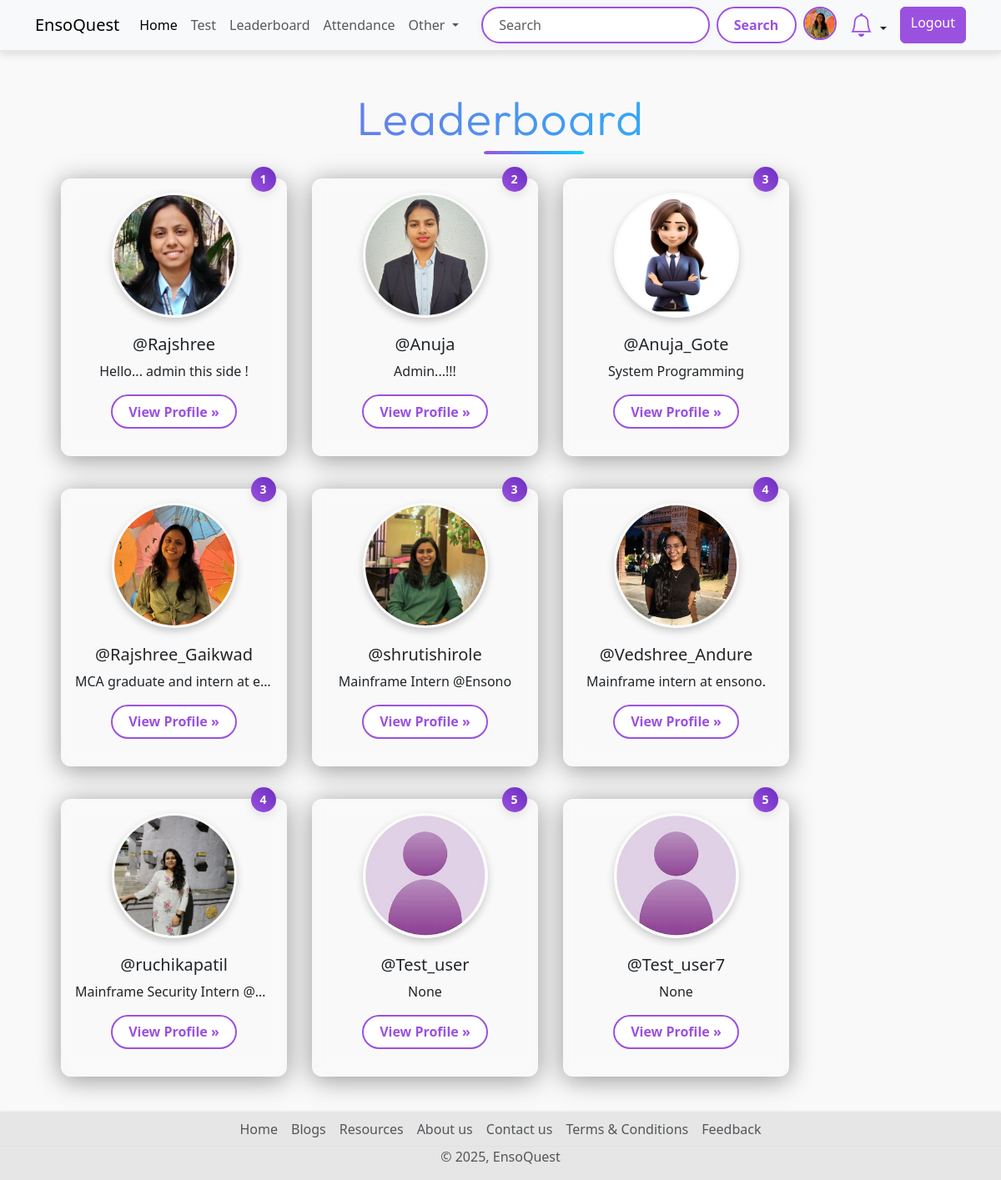
The page /leaderboard (signed in) on the database as committed earlier.
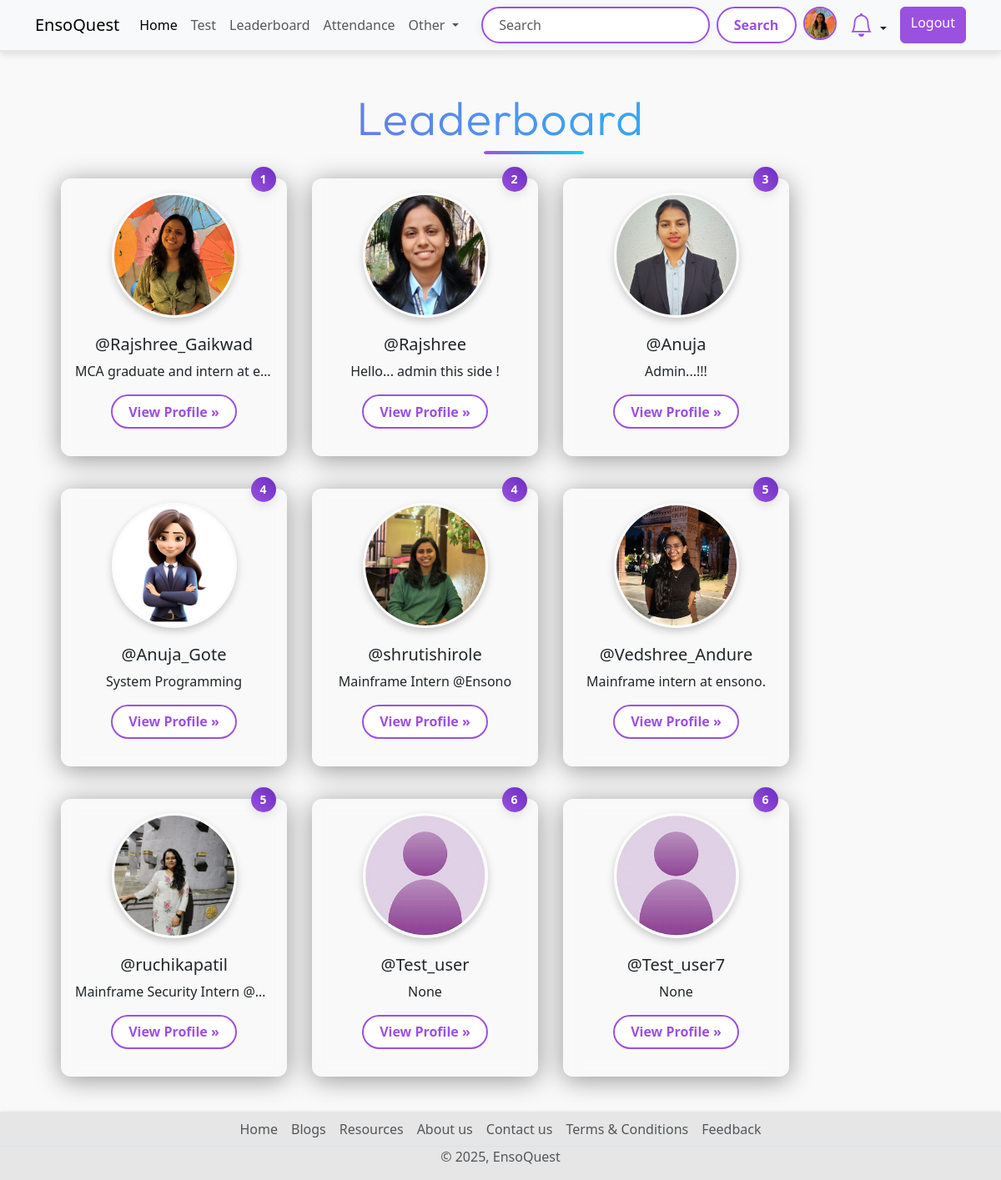
The same page on the database as committed later.
### account/models.py (models this page shows, shortened)
class Profile(models.Model):
    user = models.OneToOneField(User,on_delete=models.CASCADE, null=True,verbose_name='User Object')
    position = models.CharField(max_length=100,blank=True,null=True)
    bio = models.TextField(blank=True,null=True)
    profile_img = models.ImageField(upload_to='profile_image', default='user.png',blank=True,null=True,verbose_name= 'Profile Pic')

### quiz/models.py (models this page shows, shortened)
class UserRank(models.Model):
    user = models.OneToOneField(User, on_delete=models.CASCADE)
    rank = models.IntegerField(null=True, blank=True)
    total_score = models.IntegerField(null=True, blank=True)

### base/views.py (the view)
# urls.py: path('leaderboard', views.leaderboard_view, name='leaderboard'),
@login_required(login_url="login")
def leaderboard_view(request):
    user_object = request.user
    user_profile = request.user.profile
    leaderboard_users = UserRank.objects.order_by('rank')
    context = {"leaderboard_users":leaderboard_users}
    return render(request, "Leaderboard.html", context)

### base/context_processors.py (called while the page is built)
def notification_count(request):
    if request.user.is_authenticated:
        unread_count = Notification.objects.filter(user=request.user, is_read=False).count()
        return {'unread_notification_count': unread_count}
    return {}

### Templates/Leaderboard.html (shortened to what this page needs)
{% extends 'index.html' %}
{% block content %}
{% load static %}
<link rel="stylesheet" href="{% static 'css/leaderboard-style.css' %}">
  <div class="container text-center">
    <h1 class="display-4 text-center my-5 title ">Leaderboard</h1>
    <div class="row row-cols-sm-1 row-cols-md-2 row-cols-lg-3 row-cols-xl-4  gx-3 gy-4 mx-3 ">
      {% if leaderboard_users|length == 0 %}
           <div class="w-100 d-flex justify-content-center align-items-center" style="min-height: 300px;">
           <h4 class="text-danger text-center">No User Available on Leaderboard</h4>
           </div>
      {% else %}
      {% for rank in leaderboard_users %}
      <div class="col-lg-4 position-relative mb-4 leaderboard-card">
        <img src="{{rank.user.profile.profile_img.url}}" class="leaderboard-img rounded-circle alt=user-profile">
        <span class=" position-absolute top-0 start-90 translate-middle badge rounded-pill modern-badge ">
          {{ rank.rank }}
        </span>
        <h2 class="fw-normal username">@{{rank.user.username}}</h2>
        <p class="card-bio">{{rank.user.profile.bio}}</p>
        <p><a class="btn btn-secondary " href="{% url 'profile' rank.user.username %}">View Profile »</a></p>
      </div>
      {% endfor %}
      {% endif %}
    </div>
  </div>
{% endblock content %}

### Templates/index.html (shortened to what this page needs)
{% load static %}
<!DOCTYPE html>
<html lang="en">
<head>
  <link rel="stylesheet" href="{% static 'css/style.css' %}">
  <link href="https://cdn.jsdelivr.net/npm/bootstrap@5.3.3/dist/css/bootstrap.min.css" rel="stylesheet"
>
  <link rel="stylesheet" href="https://cdnjs.cloudflare.com/ajax/libs/bootstrap-icons/1.11.3/font/bootstrap-icons.min.css">
</head>
<body>
  {% include "components/navbar.html" %}
  <div class="content-wrapper">
  {% block content %}
  {% endblock content %}
  </div>
  {% include "components/footer.html" %}
</body>
</html>

### Templates/components/navbar.html (shortened to what this page needs)
<nav class="navbar navbar-expand-lg bg-body-tertiary d-none d-lg-block">
  <div class="container">
    <a class="navbar-brand" href="{% url 'home' %}">EnsoQuest</a>
    <div class="collapse navbar-collapse" id="navbarSupportedContent">
      <ul class="navbar-nav me-auto mb-2 mb-lg-0">
        <li class="nav-item">
          <a class="nav-link active" aria-current="page" href="{% url 'home' %}">Home</a>
        </li>
        <li class="nav-item">
          <a class="nav-link" href="{% url 'all_quiz' %}">Test</a>
        </li>
        <li class="nav-item">
          <a class="nav-link" href="{% url 'leaderboard' %}">Leaderboard</a>
        </li>
        {% if request.user.is_authenticated %}
          {% if request.user.is_superuser %}
            <li class="nav-item">
              <a class="nav-link" href="{% url 'attendance:session_list' %}">Attendance</a>
            </li>
          {% else %}
            <li class="nav-item">
              <a class="nav-link" href="{% url 'attendance:student_attendance_report' %}">Attendance</a>
            </li>
          {% endif %}
        {% endif %}
        <li class="nav-item dropdown">
          <a class="nav-link dropdown-toggle" href="#" role="button" data-bs-toggle="dropdown" aria-expanded="false">
            Other
          </a>
        </li>
      </ul>
      <form class="d-flex" role="search" action="{% url 'search_users' %}">
        <input class="form-control me-2" type="search" name="q" placeholder="Search" aria-label="Search">
        <button class="btn btn-search" type="submit">Search</button>
        {% if request.user.is_authenticated %}
          <a href="{% url 'profile' request.user.username %}" data-bs-toggle="tooltip" data-bs-placement="bottom" data-bs-title="{{ request.user.username }}" class="mx-2">
            <img src="{{ request.user.profile.profile_img.url }}" class="rounded-circle profile-img-purple" width="40" height="40" alt="profile_img">
          </a>
          <li class="nav-item dropdown list-unstyled mx-2">
            <a class="nav-link dropdown-toggle position-relative" href="#" id="notificationDropdown" data-bs-toggle="dropdown" role="button" aria-expanded="false">
              <i class="bi bi-bell fs-3 bell-purple"></i>
            </a>
          </li>
          <a href="{% url 'logout' %}" class="btn btn-log ms-2">Logout</a>
        {% else %}
          <a href="{% url 'login' %}" class="btn btn-log ms-2">Login</a>
        {% endif %}
      </form>
    </div>
  </div>
</nav>

### Templates/components/footer.html
<footer style="margin: 0; padding: 0;">
    <ul class="nav justify-content-center border-bottom ">
      <li class="nav-item"><a href="{% url 'home' %}" class="nav-link px-2 text-body-secondary">Home</a></li>
      <li class="nav-item"><a href="{% url 'blogs' %}" class="nav-link px-2 text-body-secondary">Blogs</a></li>
      <li class="nav-item"><a href="{% url 'resources' %}" class="nav-link px-2 text-body-secondary">Resources</a></li>
      <li class="nav-item"><a href="{% url 'about' %}" class="nav-link px-2 text-body-secondary">About us</a></li>
      <li class="nav-item"><a href="{% url 'contact' %}" class="nav-link px-2 text-body-secondary">Contact us</a></li>
      <li class="nav-item"><a href="{% url 'terms_conditions' %}" class="nav-link px-2 text-body-secondary">Terms & Conditions</a></li>
      <li class="nav-item"><a href="{% url 'feedback_dashboard' %}" class="nav-link px-2 text-body-secondary">Feedback</a></li>
    </ul>
    <p class="text-center text-body-secondary" >© 2025, EnsoQuest</p>
  </footer>

### static/css/style.css (style rules this page uses)
.title { font-family: 'Outfit', sans-serif; font-size: clamp(2.5rem, 6vw, 4rem); font-weight: 700; background: linear-gradient(90deg, #9b51e0, #00d4ff); -webkit-background-clip: text; background-clip: text; -webkit-text-fill-color: transparent; color: transparent; opacity: 0; animation: fadeInTitle 1.3s ease-in-out forwards; margin: 2rem 0 1rem; line-height: 1.2; text-align: center; letter-spacing: 1.5px; position: relative; }
.title::after { content: ""; position: absolute; left: 50%; transform: translateX(-50%); bottom: -10px; width: 60px; height: 4px; background: linear-gradient(to right, #9b51e0, #00d4ff); border-radius: 999px; opacity: 0; animation: fadeInLine 1.5s ease-in-out forwards 0.8s; margin: 0 10px; }
body { background-color: #f9f9f9; font-family: 'Segoe UI', Tahoma, Geneva, Verdana, sans-serif; padding-top: 60px; padding-bottom: 50px; margin: 0; }
footer { position: fixed; bottom: 0; width: 100%; background-color: #e6e6e6; color: #333; text-align: center; box-shadow: 0 -1px 3px rgba(0, 0, 0, 0.1); font-size: 16px; padding: 4px 0; margin: 0; z-index: 1000; }
nav.navbar { position: fixed; top: 0; left: 0; right: 0; width: 100%; background-color: rgba(249, 249, 249, 0.8); box-shadow: 0 4px 8px rgba(0, 0, 0, 0.1); border-bottom: 2px solid #e6e6e6; z-index: 9999; }
.content-wrapper { padding-bottom: 50px; }
.form-control[type="search"] { border: 2px solid #9b51e0; border-radius: 999px; padding: 0.5rem 1.2rem; transition: all 0.3s ease; box-shadow: 0 2px 8px rgba(155, 81, 224, 0.08); }
.navbar .btn-search { background-color: #fff; color: #9b51e0; border: 2px solid #9b51e0; border-radius: 999px; padding: 0.4rem 1.2rem; font-weight: 600; transition: all 0.3s ease; }
.navbar .btn-log, .form-inline .btn-log { background-color: #9b51e0; background: #9b51e0; border-color: #9b51e0; color: white; font-weight: 500; }
.bell-purple { color: #9b51e0 !important; }
.profile-img-purple { border: 2px solid #9b51e0; border-radius: 50%; }

### static/css/leaderboard-style.css (style rules this page uses)
body { background-color: #f9f9f9; }
.card-bio { display: block; white-space: nowrap; overflow: hidden; text-overflow: ellipsis; width: 100%; }
.leaderboard-card { background: rgba(255, 255, 255, 0.1); border-radius: 12px; padding: 16px; margin: 15px; backdrop-filter: blur(8px); -webkit-backdrop-filter: blur(8px); border: 1px solid rgba(255, 255, 255, 0.2); box-shadow: 0 4px 30px rgba(0, 0, 0, 0.4); max-width: 280px; min-height: 280px; display: flex; flex-direction: column; align-items: center; justify-content: space-between; transition: transform 0.3s ease, box-shadow 0.3s ease; }
.leaderboard-card img { width: 150px; height: 150px; object-fit: cover; border-radius: 50%; margin-bottom: 10px; }
.leaderboard-card .username { font-size: 20px; font-weight: bold; text-align: center; margin-top: 10px; }
.modern-badge { background: linear-gradient(45deg, #9b51e0, #6a2dbf); color: white; padding: 12px; font-size: 14px; font-weight: 600; border-radius: 50%; width: 30px; height: 30px; box-shadow: 0 4px 12px rgba(0, 0, 0, 0.1); transition: all 0.3s ease; text-transform: uppercase; letter-spacing: 1px; text-align: center; display: flex; justify-content: center; align-items: center; }
.position-absolute { position: absolute; }
.top-0 { top: 0; }
.start-90 { left: 90%; }
.translate-middle { transform: translate(-50%, -50%); }
.leaderboard-img { width: 150px; height: 150px; object-fit: cover; object-position: center; border-radius: 50%; border: 3px solid rgba(255, 255, 255, 0.3); box-shadow: 0 4px 10px rgba(0, 0, 0, 0.2); transition: transform 0.3s ease, box-shadow 0.3s ease; }
.btn-secondary { background-color: #fff; color: #9b51e0; border: 2px solid #9b51e0; border-radius: 999px; padding: 0.4rem 1.2rem; font-weight: 600; transition: all 0.3s ease; }

Rows that differ between the two databases and show on the page:
changed UserRank "Rajshree_Gaikwad": rank "3" → "1"; moves up the list
changed UserRank "Rajshree": rank "1" → "2"
changed UserRank "Anuja": rank "2" → "3"
changed UserRank "Anuja_Gote": rank "3" → "4"
changed UserRank "shrutishirole": rank "3" → "4"
changed UserRank "Vedshree_Andure": rank "4" → "5"
changed UserRank "ruchikapatil": rank "4" → "5"
changed UserRank "Test_user": rank "5" → "6"
changed UserRank "Test_user7": rank "5" → "6"
